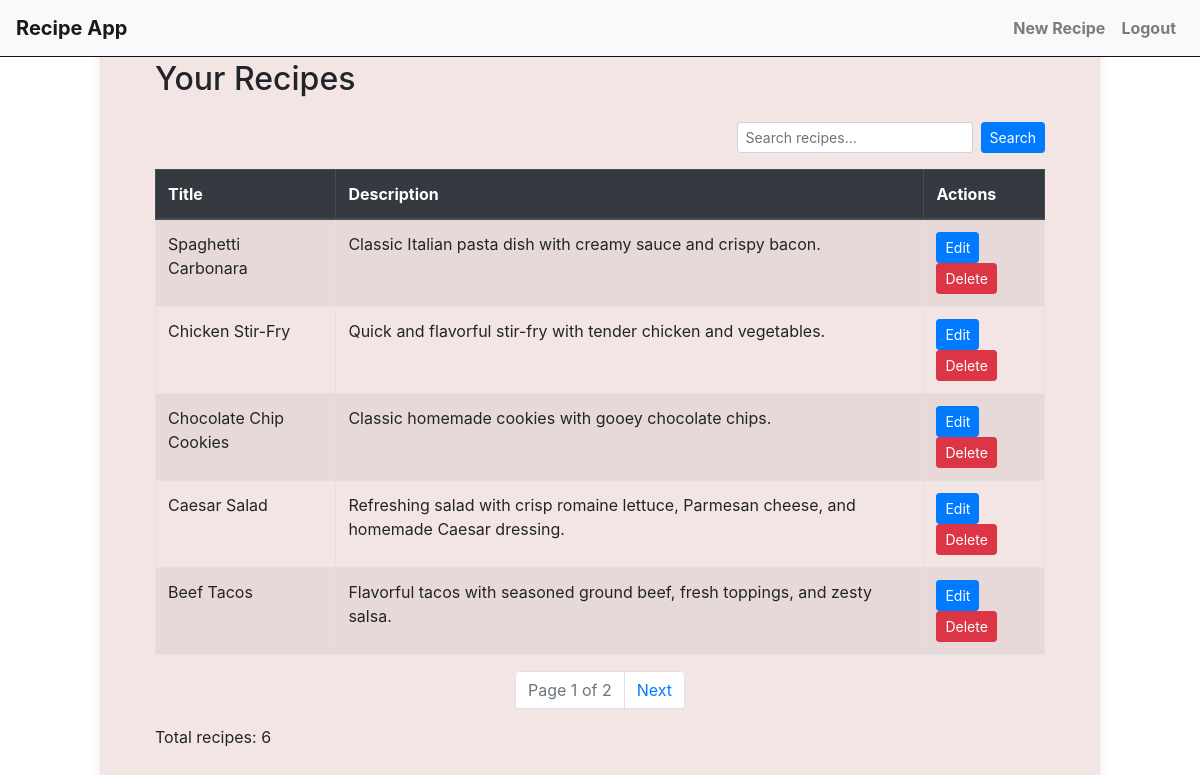
Screenshot of / (signed in) with the database file from the repository.
### app/models.py (models this page shows)
class Recipe(db.Model):
    id = db.Column(db.Integer, primary_key=True)
    title = db.Column(db.String(150), nullable=False)
    description = db.Column(db.Text, nullable=True)
    ingredients = db.Column(db.Text, nullable=True)
    instructions = db.Column(db.Text, nullable=True)
    user_id = db.Column(db.Integer, db.ForeignKey('user.id'), nullable=False)

### app/routes.py (the view)
@main.route('/')
@login_required
def home():
    page = request.args.get('page', 1, type=int)
    query = request.args.get('q', '')
    if query:
        recipes = Recipe.query.filter(
            (Recipe.title.contains(query)) |
            (Recipe.ingredients.contains(query))
        ).filter_by(user_id=current_user.id).paginate(page=page, per_page=5)
    else:
        recipes = Recipe.query.filter_by(user_id=current_user.id).paginate(page=page, per_page=5)
    return render_template('home.html', recipes=recipes)

### app/routes.py (called while the page is built)
@login_manager.user_loader
def load_user(user_id):
    return User.query.get(int(user_id))

### app/templates/home.html (shortened to what this page needs)
{% extends "base.html" %}
{% block content %}
<div class="container-fluid mt-6">
    <h2 class="mb-4">Your Recipes</h2>
    <form method="GET" action="{{ url_for('main.home') }}" class="form-inline float-right mb-3">
        <div class="form-group mr-2">
            <input type="text" class="form-control form-control-sm" name="q" placeholder="Search recipes..." value="{{ request.args.get('q', '') }}">
        </div>
        <button type="submit" class="btn btn-sm btn-primary">Search</button>
    </form>
    <div class="table-responsive">
        <table class="table table-striped table-bordered table-hover" style="width: 100%">
            <thead class="thead-dark">
                <tr>
                    <th>Title</th>
                    <th>Description</th>
                    <th>Actions</th>
                </tr>
            </thead>
            <tbody>
                {% for recipe in recipes.items %}
                <tr>
                    <td>{{ recipe.title }}</td>
                    <td>{{ recipe.description }}</td>
                    <td>
                        <a href="{{ url_for('main.edit_recipe', recipe_id=recipe.id) }}" class="btn btn-sm btn-primary">Edit</a>
                        <form method="POST" action="{{ url_for('main.delete_recipe', recipe_id=recipe.id) }}" style="display:inline;">
                            <button type="submit" class="btn btn-sm btn-danger">Delete</button>
                        </form>
                    </td>
                </tr>
                {% endfor %}
            </tbody>
        </table>
    </div>
    {% if recipes.has_prev or recipes.has_next %}
    <nav aria-label="Recipe pagination">
        <ul class="pagination justify-content-center">
            <li class="page-item disabled">
                <span class="page-link">Page {{ recipes.page }} of {{ recipes.pages }}</span>
            </li>
            {% if recipes.has_next %}
            <li class="page-item">
                <a class="page-link" href="{{ url_for('main.home', page=recipes.next_num, q=request.args.get('q', '')) }}">Next</a>
            </li>
            {% endif %}
        </ul>
    </nav>
    {% endif %}
    <p>Total recipes: {{ recipes.total }}</p>
</div>
{% endblock %}

### app/templates/base.html (shortened to what this page needs)
<!DOCTYPE html>
<html lang="en">
<head>
    <link rel="stylesheet" href="https://stackpath.bootstrapcdn.com/bootstrap/4.5.2/css/bootstrap.min.css">
    <link rel="stylesheet" href="{{ url_for('static', filename='css/base.css') }}">
    <link rel="stylesheet" href="{{ url_for('static', filename='css/home.css') }}">
    <link rel="stylesheet" href="{{ url_for('static', filename='css/login.css') }}">
</head>
<body>
    <nav class="navbar navbar-expand-lg navbar-light bg-light fixed-top">
        <a class="navbar-brand" href="{{ url_for('main.home') }}">Recipe App</a>
        <div class="collapse navbar-collapse" id="navbarNav">
            <ul class="navbar-nav ml-auto">
                {% if current_user.is_authenticated %}
                    <li class="nav-item">
                        <a class="nav-link" href="{{ url_for('main.new_recipe') }}">New Recipe</a>
                    </li>
                    <li class="nav-item">
                        <a class="nav-link" href="{{ url_for('main.logout') }}">Logout</a>
                    </li>
                {% endif %}
            </ul>
        </div>
    </nav>
    <div class="container mt-6">
        <div class="content">
            {% block content %}{% endblock %}
        </div>
    </div>
</body>
</html>

### app/static/css/base.css (style rules this page uses)
.navbar { background-color: #6cb2eb; border-bottom: 1px solid #0a121a; }
.navbar-brand { font-weight: bold; color: #333; }
.navbar-nav .nav-link { color: #333; font-weight: bold; }
.container { max-width: 1000px; }
.content { margin-top: 20px; }

### app/static/css/home.css (style rules this page uses)
.table { width: 100%; margin-bottom: 1rem; color: #212529; }
.table th, .table td { padding: 0.75rem; vertical-align: top; border-top: 1px solid #2d363f; }
.table thead th { vertical-align: bottom; border-bottom: 2px solid #dee2e6; }

### app/static/css/login.css (style rules this page uses)
.container { max-width: 1000px; background-color: #f4e5e5; padding: 40px; border-radius: 5px; box-shadow: 0 0 10px rgba(0, 0, 0, 0.1); }
.btn-primary { background-color: #007bff; border-color: #007bff; }

### rows the page displays
Recipe: title "Spaghetti Carbonara", description "Classic Italian pasta dish with creamy sauce and crispy bacon."
Recipe: title "Chicken Stir-Fry", description "Quick and flavorful stir-fry with tender chicken and vegetables."
Recipe: title "Chocolate Chip Cookies", description "Classic homemade cookies with gooey chocolate chips."
Recipe: title "Caesar Salad", description "Refreshing salad with crisp romaine lettuce, Parmesan cheese, and homemade Caesar dressing."
Recipe: title "Beef Tacos", description "Flavorful tacos with seasoned ground beef, fresh toppings, and zesty salsa."

### other values shown
{{ recipes.page }} "1"
{{ recipes.pages }} "2"
{{ recipes.total }} "6"
